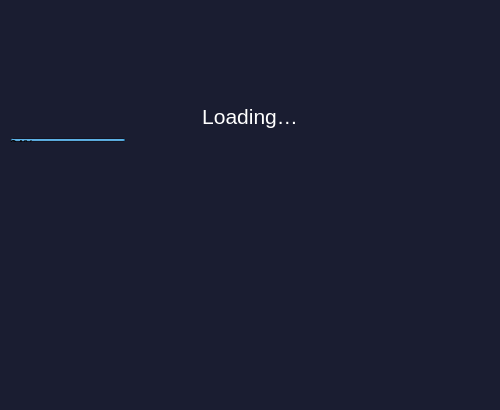
<?xml version="1.0" encoding="UTF-8"?>
<ui version="4.0">
 <class>Splash</class>
 <widget class="QWidget" name="Splash">
  <property name="geometry">
   <rect>
    <x>0</x>
    <y>0</y>
    <width>500</width>
    <height>410</height>
   </rect>
  </property>
  <property name="minimumSize">
   <size>
    <width>480</width>
    <height>410</height>
   </size>
  </property>
  <property name="maximumSize">
   <size>
    <width>500</width>
    <height>458</height>
   </size>
  </property>
  <property name="windowTitle">
   <string>Form</string>
  </property>
  <property name="styleSheet">
   <string notr="true">
    background-color:rgb(26, 29, 49);</string>
  </property>
  <layout class="QVBoxLayout" name="verticalLayout_2">
   <property name="spacing">
    <number>0</number>
   </property>
   <property name="leftMargin">
    <number>10</number>
   </property>
   <property name="topMargin">
    <number>10</number>
   </property>
   <property name="rightMargin">
    <number>10</number>
   </property>
   <property name="bottomMargin">
    <number>10</number>
   </property>
   <item>
    <widget class="QFrame" name="frame">
     <property name="minimumSize">
      <size>
       <width>480</width>
       <height>438</height>
      </size>
     </property>
     <property name="styleSheet">
      <string notr="true">border:none;</string>
     </property>
     <property name="frameShape">
      <enum>QFrame::StyledPanel</enum>
     </property>
     <property name="frameShadow">
      <enum>QFrame::Raised</enum>
     </property>
     <layout class="QVBoxLayout" name="verticalLayout">
      <property name="spacing">
       <number>0</number>
      </property>
      <property name="leftMargin">
       <number>0</number>
      </property>
      <property name="topMargin">
       <number>0</number>
      </property>
      <property name="rightMargin">
       <number>0</number>
      </property>
      <property name="bottomMargin">
       <number>0</number>
      </property>
      <item>
       <spacer name="verticalSpacer_2">
        <property name="orientation">
         <enum>Qt::Vertical</enum>
        </property>
        <property name="sizeType">
         <enum>QSizePolicy::Fixed</enum>
        </property>
        <property name="sizeHint" stdset="0">
         <size>
          <width>20</width>
          <height>40</height>
         </size>
        </property>
       </spacer>
      </item>
      <item>
       <widget class="QLabel" name="label">
        <property name="text">
         <string/>
        </property>
        <property name="pixmap">
         <pixmap resource="../pivx.qrc">:/bg-splash-png</pixmap>
        </property>
        <property name="alignment">
         <set>Qt::AlignCenter</set>
        </property>
       </widget>
      </item>
      <item>
       <spacer name="verticalSpacer">
        <property name="orientation">
         <enum>Qt::Vertical</enum>
        </property>
        <property name="sizeType">
         <enum>QSizePolicy::Fixed</enum>
        </property>
        <property name="sizeHint" stdset="0">
         <size>
          <width>20</width>
          <height>40</height>
         </size>
        </property>
       </spacer>
      </item>
      <item alignment="Qt::AlignHCenter">
       <widget class="QLabel" name="lblMessage">
        <property name="sizePolicy">
         <sizepolicy hsizetype="Expanding" vsizetype="Preferred">
          <horstretch>0</horstretch>
          <verstretch>0</verstretch>
         </sizepolicy>
        </property>
        <property name="minimumSize">
         <size>
          <width>0</width>
          <height>30</height>
         </size>
        </property>
        <property name="font">
         <font>
          <pointsize>16</pointsize>
         </font>
        </property>
        <property name="styleSheet">
         <string notr="true">color:white;</string>
        </property>
        <property name="text">
         <string>Loading…</string>
        </property>
        <property name="alignment">
         <set>Qt::AlignHCenter|Qt::AlignTop</set>
        </property>
       </widget>
      </item>
      <item>
       <widget class="QWidget" name="layoutProgress" native="true">
        <property name="minimumSize">
         <size>
          <width>0</width>
          <height>8</height>
         </size>
        </property>
        <property name="maximumSize">
         <size>
          <width>16777215</width>
          <height>8</height>
         </size>
        </property>
        <layout class="QHBoxLayout" name="horizontalLayout">
         <property name="spacing">
          <number>0</number>
         </property>
         <property name="leftMargin">
          <number>0</number>
         </property>
         <property name="topMargin">
          <number>4</number>
         </property>
         <property name="rightMargin">
          <number>0</number>
         </property>
         <property name="bottomMargin">
          <number>0</number>
         </property>
         <item>
          <widget class="QProgressBar" name="progressBar">
           <property name="value">
            <number>24</number>
           </property>
          </widget>
         </item>
        </layout>
       </widget>
      </item>
      <item>
       <spacer name="verticalSpacer_3">
        <property name="orientation">
         <enum>Qt::Vertical</enum>
        </property>
        <property name="sizeType">
         <enum>QSizePolicy::Expanding</enum>
        </property>
        <property name="sizeHint" stdset="0">
         <size>
          <width>20</width>
          <height>8</height>
         </size>
        </property>
       </spacer>
      </item>
     </layout>
    </widget>
   </item>
  </layout>
 </widget>
 <resources>
  <include location="../pivx.qrc"/>
 </resources>
 <connections/>
</ui>
